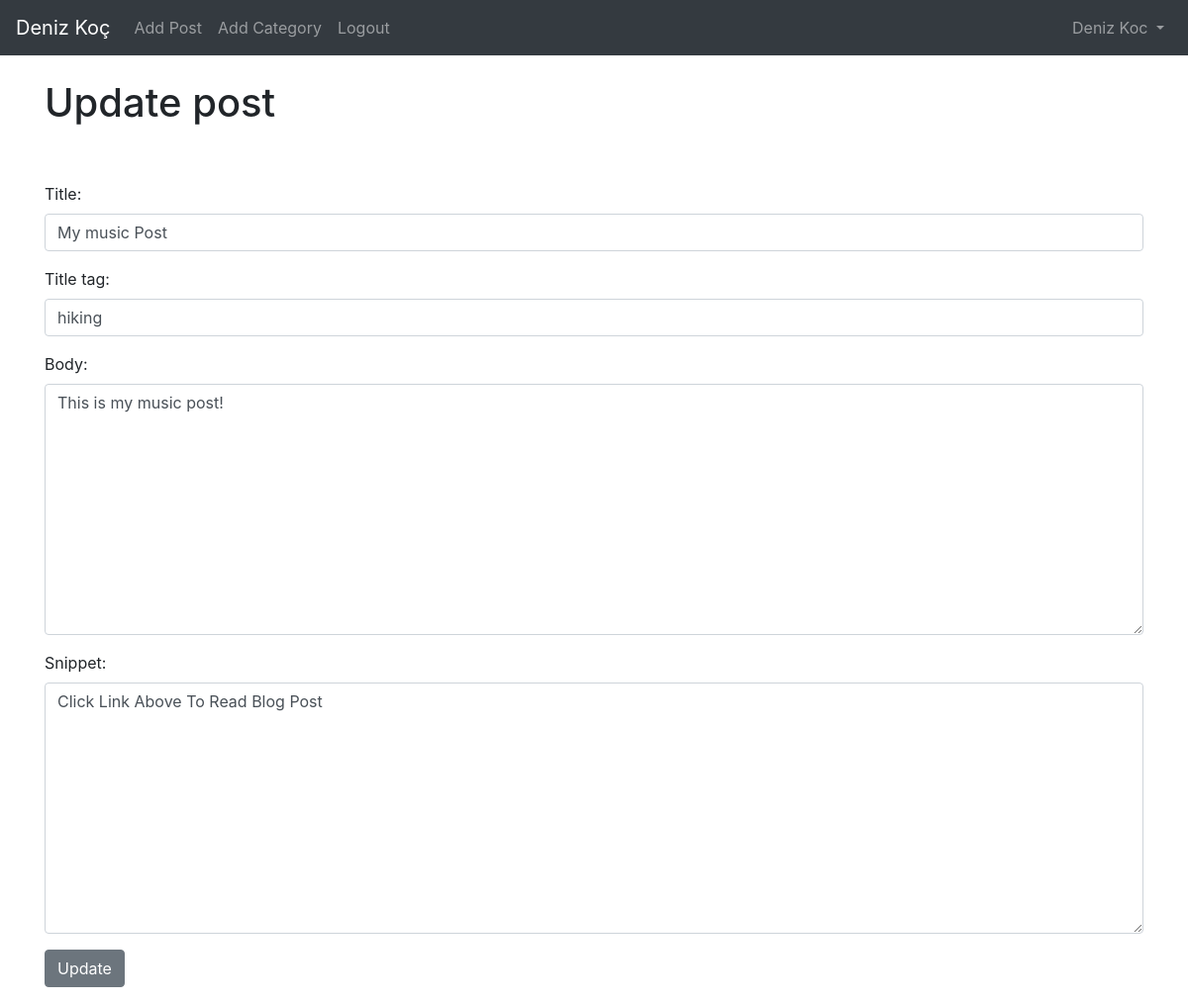
/article/edit/4 (signed in), run on the app's committed database.
### theblog/models.py (models this page shows, shortened)
class Post(models.Model):
    title = models.CharField(max_length=255)
    header_image = models.ImageField(null=True, blank=True, upload_to = "images/")
    title_tag = models.CharField(max_length=255)
    author = models.ForeignKey(User,on_delete=models.CASCADE)
    body = RichTextField(blank=True , null=True)
    post_date = models.DateField(auto_now_add=True)
    category = models.CharField(max_length=255, default='coding')
    snippet = models.CharField(max_length=255)
    likes = models.ManyToManyField(User, related_name='blog_posts')

### theblog/views.py (the view)
# urls.py: path('article/edit/<int:pk>', UpdatePostView.as_view(), name='update_post'),
class UpdatePostView(UpdateView):
    model = Post
    form_class = EditForm
    template_name = 'update_post.html'

### theblog/forms.py
class EditForm(forms.ModelForm):
    class Meta:
        model = Post
        fields = ('title','title_tag','body','snippet')
        widgets = {
            'title': forms.TextInput(attrs={'class':'form-control','placeholder': 'Başlık yazınız'}),
            'title_tag': forms.TextInput(attrs={'class':'form-control'}),
            'author': forms.Select(attrs={'class':'form-control'}),
            'body': forms.Textarea(attrs={'class':'form-control','placeholder': 'Ne düşünüyorsun?'}),
            'snippet': forms.Textarea(attrs={'class': 'form-control'})
        }

### theblog/templates/update_post.html (shortened to what this page needs)
{% extends 'base.html'%}
{% block content %}
{% if user.is_authenticated %}
   {% if user.id == post.author.id %}
      <h1> Update post </h1>
      <br/><br/>
      <div class="form-group">
        <form method="POST">
           {{ form.as_p }}
          <button class="btn btn-secondary">Update</button>
       </div>
       {% else %}
          You're not allowed here (and you know it!)
          {% endif %}
{% else %}
You're not allowed here (and you know it!)
{% endif %}
{% endblock %}

### theblog/templates/base.html (shortened to what this page needs)
<!DOCTYPE html>
<html >
  <head>
    <link rel="stylesheet" href="https://stackpath.bootstrapcdn.com/bootstrap/4.5.2/css/bootstrap.min.css">
  </head>
  <body>
   <nav class="navbar navbar-expand-lg navbar-dark bg-dark">
   <a class="navbar-brand" href={% url 'home'%}>Deniz Koç</a>
  <div class="collapse navbar-collapse" id="navbarSupportedContent">
  <ul class="navbar-nav mr-auto">
      {% if user.is_authenticated %}
        <li class="nav-item">
          <a class="nav-link"  href="{% url 'add_post'%}">Add Post</a>
          </li>
          <li class="nav-item">
          <a class="nav-link"  href="{% url 'add_category' %}">Add Category</a>
         </li>
     <li class="nav-item">
           <a class="nav-link"  href="{% url 'logout' %}">Logout</a>
            </li>
    {% endif %}
 </ul>
{% if user.is_authenticated %}
 {% if user.profile.id %}
   <ul class="navbar-nav ml-auto">
    <li class="nav-item dropdown">
        <a class="nav-link dropdown-toggle" href="#" id="navbarDropdown" role="button" data-toggle="dropdown" aria-haspopup="true" aria-expanded="false">
          {{ user.first_name }}
          {{ user.last_name}}
        </a>
  </li>
  </ul>
 {% endif %}
{% endif %}
 </div>
 </nav>
 <br/>
 <div class="container">
 {% block content %}
{% endblock %}
    </div>
  </body>
</html>

### data on the page
Post: title "My music Post", title_tag "hiking", body "This is my music post!", snippet "Click Link Above To Read Blog Post"

### other printed values
{{ user.first_name }} "Deniz"
{{ user.last_name }} "Koc"
